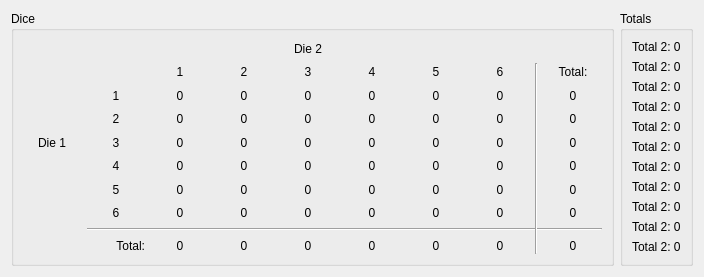
<?xml version="1.0" encoding="UTF-8"?>
<ui version="4.0">
 <class>CDice</class>
 <widget class="QWidget" name="CDice">
  <property name="geometry">
   <rect>
    <x>0</x>
    <y>0</y>
    <width>704</width>
    <height>254</height>
   </rect>
  </property>
  <property name="sizePolicy">
   <sizepolicy hsizetype="Fixed" vsizetype="Fixed">
    <horstretch>0</horstretch>
    <verstretch>0</verstretch>
   </sizepolicy>
  </property>
  <property name="windowTitle">
   <string>Dice</string>
  </property>
  <layout class="QHBoxLayout" name="horizontalLayout">
   <item>
    <widget class="QGroupBox" name="groupBox">
     <property name="sizePolicy">
      <sizepolicy hsizetype="Preferred" vsizetype="Preferred">
       <horstretch>1</horstretch>
       <verstretch>0</verstretch>
      </sizepolicy>
     </property>
     <property name="title">
      <string>Dice</string>
     </property>
     <layout class="QGridLayout" name="gridLayout">
      <item row="4" column="9">
       <widget class="QLabel" name="numHit13tot">
        <property name="text">
         <string>0</string>
        </property>
        <property name="alignment">
         <set>Qt::AlignCenter</set>
        </property>
       </widget>
      </item>
      <item row="3" column="9">
       <widget class="QLabel" name="numHit12tot">
        <property name="text">
         <string>0</string>
        </property>
        <property name="alignment">
         <set>Qt::AlignCenter</set>
        </property>
       </widget>
      </item>
      <item row="1" column="7">
       <widget class="QLabel" name="die2_6">
        <property name="text">
         <string>6</string>
        </property>
        <property name="alignment">
         <set>Qt::AlignCenter</set>
        </property>
       </widget>
      </item>
      <item row="2" column="1">
       <widget class="QLabel" name="die1_1">
        <property name="text">
         <string>1</string>
        </property>
        <property name="alignment">
         <set>Qt::AlignCenter</set>
        </property>
       </widget>
      </item>
      <item row="1" column="9">
       <widget class="QLabel" name="label_39">
        <property name="text">
         <string>Total:</string>
        </property>
        <property name="alignment">
         <set>Qt::AlignCenter</set>
        </property>
       </widget>
      </item>
      <item row="5" column="6">
       <widget class="QLabel" name="numHit45">
        <property name="text">
         <string>0</string>
        </property>
        <property name="alignment">
         <set>Qt::AlignCenter</set>
        </property>
       </widget>
      </item>
      <item row="4" column="3">
       <widget class="QLabel" name="numHit32">
        <property name="text">
         <string>0</string>
        </property>
        <property name="alignment">
         <set>Qt::AlignCenter</set>
        </property>
       </widget>
      </item>
      <item row="5" column="7">
       <widget class="QLabel" name="numHit46">
        <property name="text">
         <string>0</string>
        </property>
        <property name="alignment">
         <set>Qt::AlignCenter</set>
        </property>
       </widget>
      </item>
      <item row="4" column="2">
       <widget class="QLabel" name="numHit31">
        <property name="text">
         <string>0</string>
        </property>
        <property name="alignment">
         <set>Qt::AlignCenter</set>
        </property>
       </widget>
      </item>
      <item row="4" column="4">
       <widget class="QLabel" name="numHit33">
        <property name="text">
         <string>0</string>
        </property>
        <property name="alignment">
         <set>Qt::AlignCenter</set>
        </property>
       </widget>
      </item>
      <item row="4" column="5">
       <widget class="QLabel" name="numHit34">
        <property name="text">
         <string>0</string>
        </property>
        <property name="alignment">
         <set>Qt::AlignCenter</set>
        </property>
       </widget>
      </item>
      <item row="4" column="1">
       <widget class="QLabel" name="die1_3">
        <property name="text">
         <string>3</string>
        </property>
        <property name="alignment">
         <set>Qt::AlignCenter</set>
        </property>
       </widget>
      </item>
      <item row="8" column="1" colspan="9">
       <widget class="Line" name="line">
        <property name="orientation">
         <enum>Qt::Horizontal</enum>
        </property>
       </widget>
      </item>
      <item row="1" column="5">
       <widget class="QLabel" name="die2_4">
        <property name="text">
         <string>4</string>
        </property>
        <property name="alignment">
         <set>Qt::AlignCenter</set>
        </property>
       </widget>
      </item>
      <item row="2" column="6">
       <widget class="QLabel" name="numHit15">
        <property name="text">
         <string>0</string>
        </property>
        <property name="alignment">
         <set>Qt::AlignCenter</set>
        </property>
       </widget>
      </item>
      <item row="1" column="2">
       <widget class="QLabel" name="die2_1">
        <property name="text">
         <string>1</string>
        </property>
        <property name="alignment">
         <set>Qt::AlignCenter</set>
        </property>
       </widget>
      </item>
      <item row="2" column="3">
       <widget class="QLabel" name="numHit12">
        <property name="text">
         <string>0</string>
        </property>
        <property name="alignment">
         <set>Qt::AlignCenter</set>
        </property>
       </widget>
      </item>
      <item row="2" column="2">
       <widget class="QLabel" name="numHit11">
        <property name="text">
         <string>0</string>
        </property>
        <property name="alignment">
         <set>Qt::AlignCenter</set>
        </property>
       </widget>
      </item>
      <item row="3" column="2">
       <widget class="QLabel" name="numHit21">
        <property name="text">
         <string>0</string>
        </property>
        <property name="alignment">
         <set>Qt::AlignCenter</set>
        </property>
       </widget>
      </item>
      <item row="2" column="7">
       <widget class="QLabel" name="numHit16">
        <property name="text">
         <string>0</string>
        </property>
        <property name="alignment">
         <set>Qt::AlignCenter</set>
        </property>
       </widget>
      </item>
      <item row="2" column="4">
       <widget class="QLabel" name="numHit13">
        <property name="text">
         <string>0</string>
        </property>
        <property name="alignment">
         <set>Qt::AlignCenter</set>
        </property>
       </widget>
      </item>
      <item row="2" column="5">
       <widget class="QLabel" name="numHit14">
        <property name="text">
         <string>0</string>
        </property>
        <property name="alignment">
         <set>Qt::AlignCenter</set>
        </property>
       </widget>
      </item>
      <item row="3" column="1">
       <widget class="QLabel" name="die1_2">
        <property name="text">
         <string>2</string>
        </property>
        <property name="alignment">
         <set>Qt::AlignCenter</set>
        </property>
       </widget>
      </item>
      <item row="3" column="5">
       <widget class="QLabel" name="numHit24">
        <property name="text">
         <string>0</string>
        </property>
        <property name="alignment">
         <set>Qt::AlignCenter</set>
        </property>
       </widget>
      </item>
      <item row="3" column="3">
       <widget class="QLabel" name="numHit22">
        <property name="text">
         <string>0</string>
        </property>
        <property name="alignment">
         <set>Qt::AlignCenter</set>
        </property>
       </widget>
      </item>
      <item row="3" column="6">
       <widget class="QLabel" name="numHit25">
        <property name="text">
         <string>0</string>
        </property>
        <property name="alignment">
         <set>Qt::AlignCenter</set>
        </property>
       </widget>
      </item>
      <item row="3" column="4">
       <widget class="QLabel" name="numHit23">
        <property name="text">
         <string>0</string>
        </property>
        <property name="alignment">
         <set>Qt::AlignCenter</set>
        </property>
       </widget>
      </item>
      <item row="9" column="5">
       <widget class="QLabel" name="numHit24tot">
        <property name="text">
         <string>0</string>
        </property>
        <property name="alignment">
         <set>Qt::AlignCenter</set>
        </property>
       </widget>
      </item>
      <item row="3" column="7">
       <widget class="QLabel" name="numHit26">
        <property name="text">
         <string>0</string>
        </property>
        <property name="alignment">
         <set>Qt::AlignCenter</set>
        </property>
       </widget>
      </item>
      <item row="9" column="2">
       <widget class="QLabel" name="numHit21tot">
        <property name="text">
         <string>0</string>
        </property>
        <property name="alignment">
         <set>Qt::AlignCenter</set>
        </property>
       </widget>
      </item>
      <item row="2" column="9">
       <widget class="QLabel" name="numHit11tot">
        <property name="text">
         <string>0</string>
        </property>
        <property name="alignment">
         <set>Qt::AlignCenter</set>
        </property>
       </widget>
      </item>
      <item row="9" column="4">
       <widget class="QLabel" name="numHit23tot">
        <property name="text">
         <string>0</string>
        </property>
        <property name="alignment">
         <set>Qt::AlignCenter</set>
        </property>
       </widget>
      </item>
      <item row="9" column="6">
       <widget class="QLabel" name="numHit25tot">
        <property name="text">
         <string>0</string>
        </property>
        <property name="alignment">
         <set>Qt::AlignCenter</set>
        </property>
       </widget>
      </item>
      <item row="9" column="9">
       <widget class="QLabel" name="numHitTot">
        <property name="text">
         <string>0</string>
        </property>
        <property name="alignment">
         <set>Qt::AlignCenter</set>
        </property>
       </widget>
      </item>
      <item row="9" column="3">
       <widget class="QLabel" name="numHit22tot">
        <property name="text">
         <string>0</string>
        </property>
        <property name="alignment">
         <set>Qt::AlignCenter</set>
        </property>
       </widget>
      </item>
      <item row="9" column="7">
       <widget class="QLabel" name="numHit26tot">
        <property name="text">
         <string>0</string>
        </property>
        <property name="alignment">
         <set>Qt::AlignCenter</set>
        </property>
       </widget>
      </item>
      <item row="6" column="1">
       <widget class="QLabel" name="die1_5">
        <property name="text">
         <string>5</string>
        </property>
        <property name="alignment">
         <set>Qt::AlignCenter</set>
        </property>
       </widget>
      </item>
      <item row="6" column="4">
       <widget class="QLabel" name="numHit53">
        <property name="text">
         <string>0</string>
        </property>
        <property name="alignment">
         <set>Qt::AlignCenter</set>
        </property>
       </widget>
      </item>
      <item row="6" column="3">
       <widget class="QLabel" name="numHit52">
        <property name="text">
         <string>0</string>
        </property>
        <property name="alignment">
         <set>Qt::AlignCenter</set>
        </property>
       </widget>
      </item>
      <item row="9" column="1">
       <widget class="QLabel" name="label_38">
        <property name="text">
         <string>Total:</string>
        </property>
        <property name="alignment">
         <set>Qt::AlignRight|Qt::AlignTrailing|Qt::AlignVCenter</set>
        </property>
       </widget>
      </item>
      <item row="6" column="2">
       <widget class="QLabel" name="numHit51">
        <property name="text">
         <string>0</string>
        </property>
        <property name="alignment">
         <set>Qt::AlignCenter</set>
        </property>
       </widget>
      </item>
      <item row="7" column="5">
       <widget class="QLabel" name="numHit64">
        <property name="text">
         <string>0</string>
        </property>
        <property name="alignment">
         <set>Qt::AlignCenter</set>
        </property>
       </widget>
      </item>
      <item row="5" column="9">
       <widget class="QLabel" name="numHit14tot">
        <property name="text">
         <string>0</string>
        </property>
        <property name="alignment">
         <set>Qt::AlignCenter</set>
        </property>
       </widget>
      </item>
      <item row="6" column="9">
       <widget class="QLabel" name="numHit15tot">
        <property name="text">
         <string>0</string>
        </property>
        <property name="alignment">
         <set>Qt::AlignCenter</set>
        </property>
       </widget>
      </item>
      <item row="6" column="7">
       <widget class="QLabel" name="numHit56">
        <property name="text">
         <string>0</string>
        </property>
        <property name="alignment">
         <set>Qt::AlignCenter</set>
        </property>
       </widget>
      </item>
      <item row="6" column="6">
       <widget class="QLabel" name="numHit55">
        <property name="text">
         <string>0</string>
        </property>
        <property name="alignment">
         <set>Qt::AlignCenter</set>
        </property>
       </widget>
      </item>
      <item row="7" column="1">
       <widget class="QLabel" name="die1_6">
        <property name="text">
         <string>6</string>
        </property>
        <property name="alignment">
         <set>Qt::AlignCenter</set>
        </property>
       </widget>
      </item>
      <item row="7" column="3">
       <widget class="QLabel" name="numHit62">
        <property name="text">
         <string>0</string>
        </property>
        <property name="alignment">
         <set>Qt::AlignCenter</set>
        </property>
       </widget>
      </item>
      <item row="7" column="2">
       <widget class="QLabel" name="numHit61">
        <property name="text">
         <string>0</string>
        </property>
        <property name="alignment">
         <set>Qt::AlignCenter</set>
        </property>
       </widget>
      </item>
      <item row="6" column="5">
       <widget class="QLabel" name="numHit54">
        <property name="text">
         <string>0</string>
        </property>
        <property name="alignment">
         <set>Qt::AlignCenter</set>
        </property>
       </widget>
      </item>
      <item row="7" column="9">
       <widget class="QLabel" name="numHit16tot">
        <property name="text">
         <string>0</string>
        </property>
        <property name="alignment">
         <set>Qt::AlignCenter</set>
        </property>
       </widget>
      </item>
      <item row="7" column="4">
       <widget class="QLabel" name="numHit63">
        <property name="text">
         <string>0</string>
        </property>
        <property name="alignment">
         <set>Qt::AlignCenter</set>
        </property>
       </widget>
      </item>
      <item row="7" column="6">
       <widget class="QLabel" name="numHit65">
        <property name="text">
         <string>0</string>
        </property>
        <property name="alignment">
         <set>Qt::AlignCenter</set>
        </property>
       </widget>
      </item>
      <item row="7" column="7">
       <widget class="QLabel" name="numHit66">
        <property name="text">
         <string>0</string>
        </property>
        <property name="alignment">
         <set>Qt::AlignCenter</set>
        </property>
       </widget>
      </item>
      <item row="5" column="5">
       <widget class="QLabel" name="numHit44">
        <property name="text">
         <string>0</string>
        </property>
        <property name="alignment">
         <set>Qt::AlignCenter</set>
        </property>
       </widget>
      </item>
      <item row="5" column="1">
       <widget class="QLabel" name="die1_4">
        <property name="text">
         <string>4</string>
        </property>
        <property name="alignment">
         <set>Qt::AlignCenter</set>
        </property>
       </widget>
      </item>
      <item row="4" column="6">
       <widget class="QLabel" name="numHit35">
        <property name="text">
         <string>0</string>
        </property>
        <property name="alignment">
         <set>Qt::AlignCenter</set>
        </property>
       </widget>
      </item>
      <item row="5" column="3">
       <widget class="QLabel" name="numHit42">
        <property name="text">
         <string>0</string>
        </property>
        <property name="alignment">
         <set>Qt::AlignCenter</set>
        </property>
       </widget>
      </item>
      <item row="4" column="7">
       <widget class="QLabel" name="numHit36">
        <property name="text">
         <string>0</string>
        </property>
        <property name="alignment">
         <set>Qt::AlignCenter</set>
        </property>
       </widget>
      </item>
      <item row="5" column="2">
       <widget class="QLabel" name="numHit41">
        <property name="text">
         <string>0</string>
        </property>
        <property name="alignment">
         <set>Qt::AlignCenter</set>
        </property>
       </widget>
      </item>
      <item row="5" column="4">
       <widget class="QLabel" name="numHit43">
        <property name="text">
         <string>0</string>
        </property>
        <property name="alignment">
         <set>Qt::AlignCenter</set>
        </property>
       </widget>
      </item>
      <item row="1" column="6">
       <widget class="QLabel" name="die2_5">
        <property name="text">
         <string>5</string>
        </property>
        <property name="alignment">
         <set>Qt::AlignCenter</set>
        </property>
       </widget>
      </item>
      <item row="1" column="4">
       <widget class="QLabel" name="die2_3">
        <property name="text">
         <string>3</string>
        </property>
        <property name="alignment">
         <set>Qt::AlignCenter</set>
        </property>
       </widget>
      </item>
      <item row="1" column="3">
       <widget class="QLabel" name="die2_2">
        <property name="text">
         <string>2</string>
        </property>
        <property name="alignment">
         <set>Qt::AlignCenter</set>
        </property>
       </widget>
      </item>
      <item row="1" column="8" rowspan="9">
       <widget class="Line" name="line_2">
        <property name="orientation">
         <enum>Qt::Vertical</enum>
        </property>
       </widget>
      </item>
      <item row="1" column="0" rowspan="7">
       <widget class="QLabel" name="label">
        <property name="text">
         <string>Die 1</string>
        </property>
        <property name="alignment">
         <set>Qt::AlignCenter</set>
        </property>
       </widget>
      </item>
      <item row="0" column="1" colspan="7">
       <widget class="QLabel" name="label_2">
        <property name="text">
         <string>Die 2</string>
        </property>
        <property name="alignment">
         <set>Qt::AlignCenter</set>
        </property>
       </widget>
      </item>
     </layout>
    </widget>
   </item>
   <item>
    <widget class="QGroupBox" name="groupBox_2">
     <property name="title">
      <string>Totals</string>
     </property>
     <layout class="QVBoxLayout" name="verticalLayout">
      <item>
       <widget class="QLabel" name="total2">
        <property name="text">
         <string>Total 2: 0</string>
        </property>
       </widget>
      </item>
      <item>
       <widget class="QLabel" name="total3">
        <property name="text">
         <string>Total 2: 0</string>
        </property>
       </widget>
      </item>
      <item>
       <widget class="QLabel" name="total4">
        <property name="text">
         <string>Total 2: 0</string>
        </property>
       </widget>
      </item>
      <item>
       <widget class="QLabel" name="total5">
        <property name="text">
         <string>Total 2: 0</string>
        </property>
       </widget>
      </item>
      <item>
       <widget class="QLabel" name="total6">
        <property name="text">
         <string>Total 2: 0</string>
        </property>
       </widget>
      </item>
      <item>
       <widget class="QLabel" name="total7">
        <property name="text">
         <string>Total 2: 0</string>
        </property>
       </widget>
      </item>
      <item>
       <widget class="QLabel" name="total8">
        <property name="text">
         <string>Total 2: 0</string>
        </property>
       </widget>
      </item>
      <item>
       <widget class="QLabel" name="total9">
        <property name="text">
         <string>Total 2: 0</string>
        </property>
       </widget>
      </item>
      <item>
       <widget class="QLabel" name="total10">
        <property name="text">
         <string>Total 2: 0</string>
        </property>
       </widget>
      </item>
      <item>
       <widget class="QLabel" name="total11">
        <property name="text">
         <string>Total 2: 0</string>
        </property>
       </widget>
      </item>
      <item>
       <widget class="QLabel" name="total12">
        <property name="text">
         <string>Total 2: 0</string>
        </property>
       </widget>
      </item>
     </layout>
    </widget>
   </item>
  </layout>
 </widget>
 <resources/>
 <connections/>
</ui>
